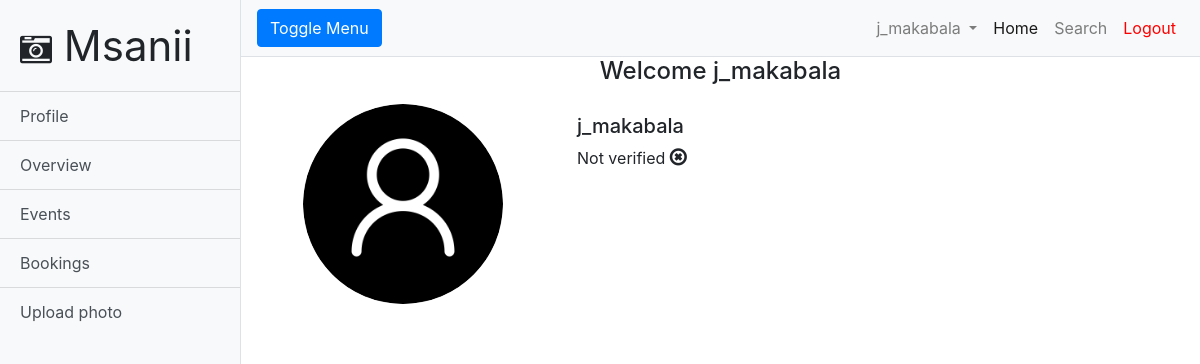
/profile.php (signed in), run on an earlier commit of the app's database.
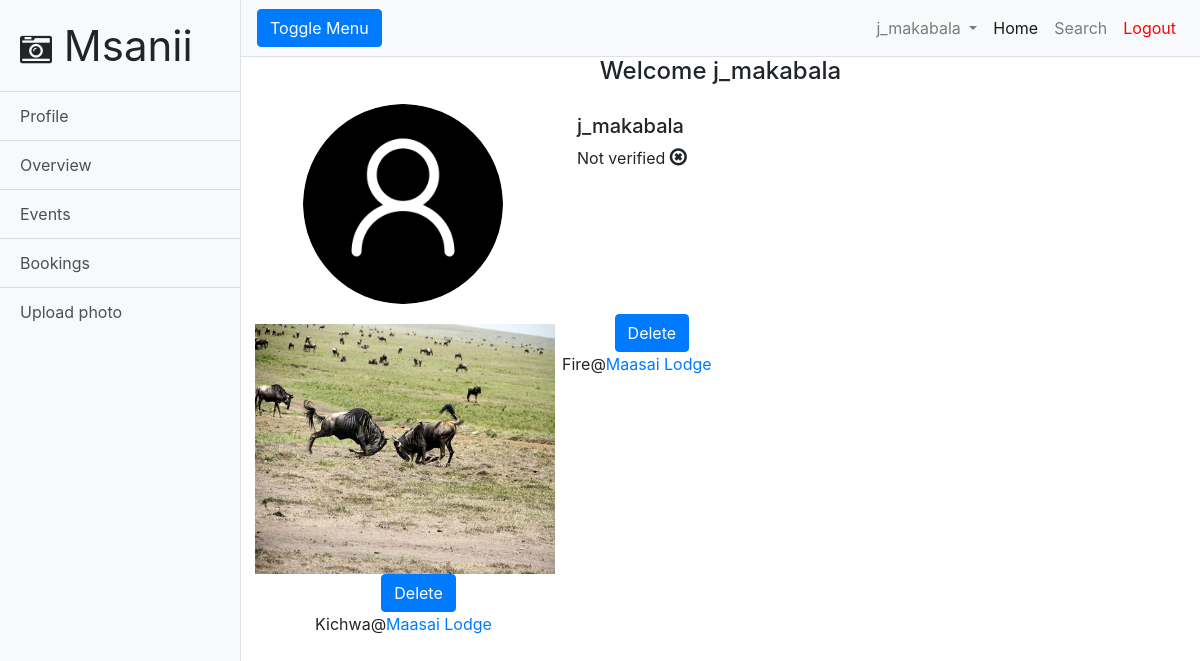
And on a later commit of the database.
### tables this page shows
CREATE TABLE `model` (
  `model_id` int(11) NOT NULL,
  `first_name` text NOT NULL,
  `last_name` text NOT NULL,
  `username` text NOT NULL,
  `email` text NOT NULL,
  `password` text NOT NULL,
  `verified` text NOT NULL
);

CREATE TABLE `images` (
  `image_id` int(11) NOT NULL,
  `image_name` varchar(60) DEFAULT NULL,
  `location_id` int(11) DEFAULT NULL,
  `model_id` int(11) DEFAULT NULL,
  `photographer_id` int(11) DEFAULT NULL,
  `caption` text NOT NULL,
  `date_uploaded` timestamp NOT NULL DEFAULT current_timestamp()
);

CREATE TABLE `location` (
  `location_id` int(11) NOT NULL,
  `location_name` text NOT NULL,
  `city` text NOT NULL,
  `description` text NOT NULL,
  `image_name` text NOT NULL,
  `verified` text NOT NULL,
  `owner_id` int(11) DEFAULT NULL
);

### profile.php (the view, shortened to what the changed rows need)
<!DOCTYPE html>
<html lang="en">
<head>
  <link href="vendor/bootstrap/css/bootstrap.min.css" rel="stylesheet">
  <link href="css/simple-sidebar.css" rel="stylesheet">
  <link rel="stylesheet" href="https://cdnjs.cloudflare.com/ajax/libs/font-awesome/4.7.0/css/font-awesome.min.css">
  <link rel="stylesheet" type="text/css" href="popup.css">
</head>
<body>
  <div class="d-flex" id="wrapper">
    <div id="page-content-wrapper">
      <div class="container-fluid" style="text-align: center">
        <div class="row">
          <div class="col-md-4">
            <img
            <?php
              require 'connect.php';
              $username = $_SESSION["username"];
              $sql = "SELECT image_name FROM profileimages WHERE (username = '$username')";
              $result = $conn -> query($sql);
              if ($result -> num_rows > 0) {
                 while ($row = $result -> fetch_assoc()) {
                   echo "src = \"profilePics/".$row["image_name"]."\"";
                 }
               }
               else {
                echo "src = \"assets/avatar.png\"";
              };
             ?>
             width="200px" height="200px" style="border-radius: 50%"><br>
          </div>
          <div class="col-md-8" style="text-align: left; vertical-align: middle; padding-top: 20px;">
            <h5><?php echo $_SESSION["username"];?></h5>
            <?php
            require 'connect.php';
              $username = $_SESSION["username"];
              $table = $_SESSION["userType"];
              if ($table == "model") {
                $sql = "SELECT model_id FROM model WHERE username = '$username'";
                $result = $conn -> query($sql);
                if ($result -> num_rows > 0) {
                  while ($row = $result -> fetch_assoc()) {
                    $model_id = $row["model_id"];
                  }
                };
                $sql = "SELECT verified FROM model WHERE (model_id = '$model_id')";
                $result = $conn -> query($sql);
                if ($result -> num_rows > 0) {
                  while ($row = $result -> fetch_assoc()) {
                    if ($row["verified"] == 'YES') {
                      echo "Verified ";
                      echo "<i class = \"fa fa-check-circle \" style= \"font-size: 20px\"></i>";
                    }
                    else {
                      echo "Not verified ";
                      echo "<i class = \"fa fa-times-circle-o\" style= \"font-size: 20px\"></i>";
                    }
                  }
                }
              }
            ?>
          </div>
        </div>
        <?php
          require("connect.php");
          $table = $_SESSION["userType"];
          $username = $_SESSION["username"];
          if ($table == "model") {
            $sql = "SELECT model_id FROM model WHERE (username = '$username')";
            $result = $conn -> query($sql);
            if ($result -> num_rows > 0) {
              while ($row = $result -> fetch_assoc()) {
                $model_id = $row["model_id"];
              }
            };
            $sql = "SELECT image_name, caption, location_id, image_id FROM images WHERE (model_id =
            '$model_id')";
            $result = $conn -> query($sql);
            if ($result -> num_rows > 0) {
              echo "<div class = \"row\"><div class=\"col-md-4\">";
              while ($row = $result -> fetch_assoc()) {
                echo "<img src = uploads/".$row["image_name"]." width=\"300px\" height =\"250px\">";
                echo "<a style=\"margin-left: 30px\" class=\"btn btn-primary\" href = \"delete.php?id=".$row["image_id"]."\">Delete</a><br>";
                echo $row["caption"];
                $location_id = $row["location_id"];
                $sql = "SELECT location_name, location_id FROM location WHERE (location_id = '$location_id')";
                $result1 = $conn -> query($sql);
                if ($result -> num_rows > 0) {
                  while ($row = $result1 -> fetch_assoc()) {
                    echo "@"."<a href=\"location.php?id=".$row["location_id"]."\">".$row["location_name"]."</a><br>";
                  }
                }
                  echo "</div><div class = \"col-md-4";
                }
            }
          }
         ?>
      </div>
    </div>
  </div>
</body>
</html>

What changed in the data, as far as the page shows it:
added images: image_name (picture), caption "Kichwa"
added location: location_name "Maasai Lodge"
added images: caption "Fire"
